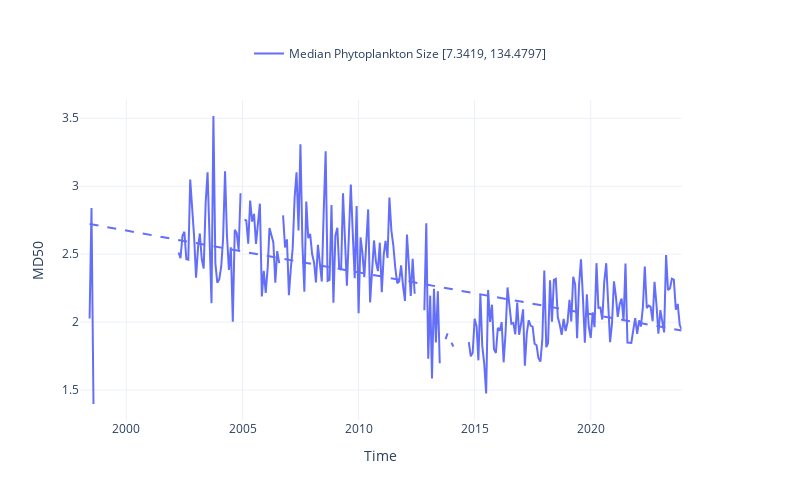

Source (notebook cell):
### Code cell
fig = plot_timeseries_interactive(dict_plot, trendline=True, scatter_dict = None);

### Figure 1 — Plotly figure (JSON) as saved in the notebook; plotly's stock layout.template omitted (floating-point values rounded to 4 significant figures; data arrays with more than 128 entries replaced by an {"elided": "..."} marker saying what was removed)
{"data": [{"line": {"color": "#636EFA"}, "name": "Median Phytoplankton Size [7.3419, 134.4797]", "type": "scatter", "x": {"elided": "312 str values"}, "xaxis": "x", "y": {"elided": "312 float values"}, "yaxis": "y"}, {"line": {"color": "#636EFA", "dash": "dash"}, "mode": "lines", "name": "Median Phytoplankton Size [7.3419, 134.4797] (Trend)", "showlegend": false, "type": "scatter", "x": {"elided": "254 str values"}, "xaxis": "x", "y": {"elided": "254 float values"}, "yaxis": "y"}], "layout": {"height": 500, "legend": {"font": {"size": 12}, "orientation": "h", "x": 0.5, "xanchor": "center", "y": 1.1, "yanchor": "bottom"}, "title": {"text": " "}, "width": 800, "xaxis": {"anchor": "y", "domain": [0, 0.94], "title": {"text": "Time"}}, "yaxis": {"anchor": "x", "domain": [0, 1], "title": {"text": "MD50"}}, "yaxis2": {"anchor": "x", "overlaying": "y", "side": "right"}}}
